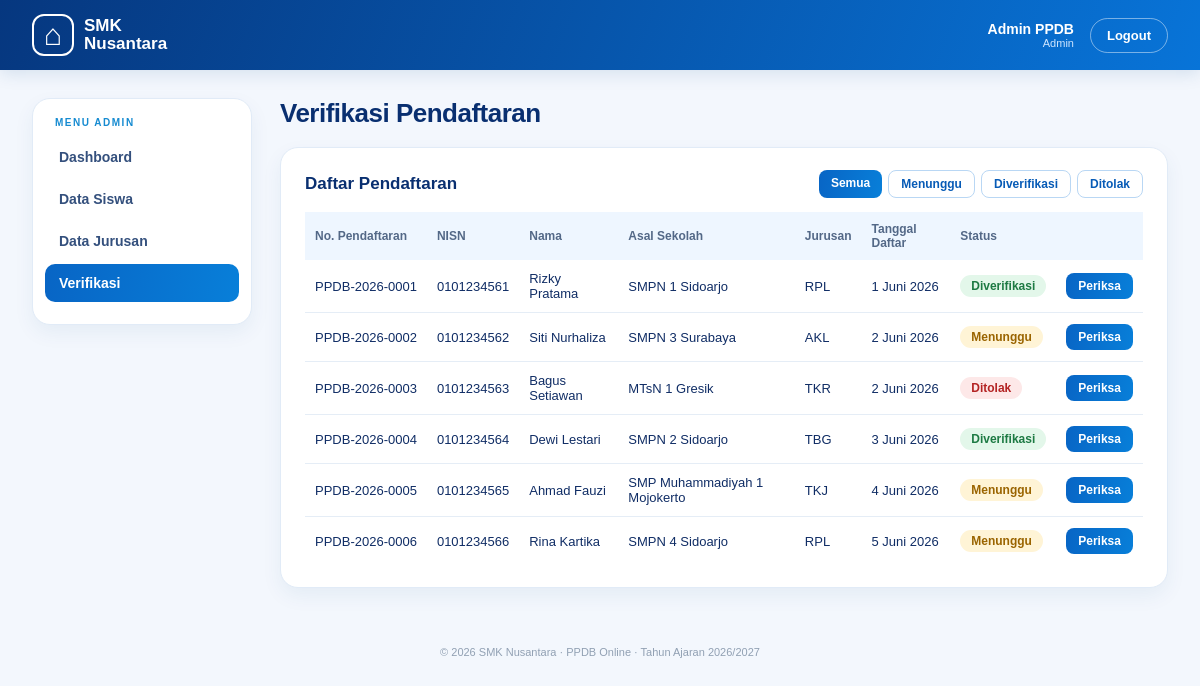
The app's page /admin/verifikasi.php (signed in) with its own data.
### tables this page shows
CREATE TABLE pendaftaran (
  id_pendaftaran INT AUTO_INCREMENT PRIMARY KEY,
  id_siswa INT NOT NULL,
  id_jurusan INT NOT NULL,
  tahun_ajaran VARCHAR(9) NOT NULL,
  tanggal_daftar DATETIME NOT NULL,
  status ENUM('Menunggu', 'Diverifikasi', 'Ditolak') NOT NULL DEFAULT 'Menunggu',
  UNIQUE (id_siswa, tahun_ajaran),
  FOREIGN KEY (id_siswa) REFERENCES siswa(id_siswa) ON DELETE CASCADE,
  FOREIGN KEY (id_jurusan) REFERENCES jurusan(id_jurusan) ON DELETE RESTRICT
);

CREATE TABLE siswa (
  id_siswa INT AUTO_INCREMENT PRIMARY KEY,
  id_user INT NOT NULL UNIQUE,
  nisn CHAR(10) NOT NULL UNIQUE,
  nama_lengkap VARCHAR(100) NOT NULL,
  jenis_kelamin ENUM('Laki-laki', 'Perempuan') NULL,
  tempat_lahir VARCHAR(50) NULL,
  tanggal_lahir DATE NULL,
  alamat VARCHAR(255) NULL,
  asal_sekolah VARCHAR(100) NULL,
  no_hp VARCHAR(20) NOT NULL,
  FOREIGN KEY (id_user) REFERENCES users(id_user) ON DELETE CASCADE
);

CREATE TABLE jurusan (
  id_jurusan INT AUTO_INCREMENT PRIMARY KEY,
  kode_jurusan VARCHAR(10) NOT NULL UNIQUE,
  nama_jurusan VARCHAR(100) NOT NULL,
  kuota INT NOT NULL,
  deskripsi VARCHAR(255) NULL,
  aktif TINYINT(1) NOT NULL DEFAULT 1
);

### admin/verifikasi.php (the view, shortened to what this page needs)
<?php
require_once '../includes/fungsi.php';
$filter = $_GET['status'] ?? '';
$daftar_status = ['Menunggu', 'Diverifikasi', 'Ditolak'];
$sql = "SELECT p.*, s.nisn, s.nama_lengkap, s.asal_sekolah, j.kode_jurusan
    FROM pendaftaran p JOIN siswa s ON s.id_siswa = p.id_siswa JOIN jurusan j ON j.id_jurusan = p.id_jurusan
    WHERE p.tahun_ajaran = ?";
$param = [TAHUN_AJARAN];
$sql .= " ORDER BY p.tanggal_daftar";
$stmt = $pdo->prepare($sql);
$stmt->execute($param);
$data = $stmt->fetchAll();
include '../includes/header.php';
?>
<div class="panel">
  <div class="panel-head">
    <h2>Daftar Pendaftaran</h2>
    <div class="aksi">
      <a href="verifikasi.php" class="btn btn-kecil <?= $filter === '' ? 'btn-primary' : 'btn-outline' ?>">Semua</a>
      <?php foreach ($daftar_status as $st): ?>
        <a href="verifikasi.php?status=<?= $st ?>" class="btn btn-kecil <?= $filter === $st ? 'btn-primary' : 'btn-outline' ?>"><?= $st ?></a>
      <?php endforeach; ?>
    </div>
  </div>
  <table class="tabel">
    <tr><th>No. Pendaftaran</th><th>NISN</th><th>Nama</th><th>Asal Sekolah</th><th>Jurusan</th><th>Tanggal Daftar</th><th>Status</th><th></th></tr>
    <?php foreach ($data as $d): ?>
    <tr>
      <td><?= nomor_pendaftaran($d['id_pendaftaran']) ?></td>
      <td><?= e($d['nisn']) ?></td>
      <td><?= e($d['nama_lengkap']) ?></td>
      <td><?= e($d['asal_sekolah']) ?></td>
      <td><?= e($d['kode_jurusan']) ?></td>
      <td><?= tanggal_indo($d['tanggal_daftar']) ?></td>
      <td><?= badge_status($d['status']) ?></td>
      <td><a href="verifikasi-detail.php?id=<?= $d['id_pendaftaran'] ?>" class="btn btn-primary btn-kecil">Periksa</a></td>
    </tr>
    <?php endforeach; ?>
  </table>
</div>
<?php include '../includes/footer.php'; ?>

### includes/fungsi.php (shortened to what this page needs)
<?php
function e($teks)
{
    return htmlspecialchars((string) $teks, ENT_QUOTES, 'UTF-8');
}
function nomor_pendaftaran($id_pendaftaran)
{
    return 'PPDB-' . substr(TAHUN_AJARAN, 0, 4) . '-' . str_pad($id_pendaftaran, 4, '0', STR_PAD_LEFT);
}
function badge_status($status)
{
    $warna = ['Menunggu' => 'kuning', 'Diverifikasi' => 'hijau', 'Ditolak' => 'merah'];
    return '<span class="badge badge-' . $warna[$status] . '">' . e($status) . '</span>';
}
function tanggal_indo($tanggal)
{
    $bulan = ['', 'Januari', 'Februari', 'Maret', 'April', 'Mei', 'Juni', 'Juli', 'Agustus', 'September', 'Oktober', 'November', 'Desember'];
    $t = strtotime($tanggal);
    return date('j', $t) . ' ' . $bulan[(int) date('n', $t)] . ' ' . date('Y', $t);
}

### assets/css/dashboard.css (style rules this page uses)
* { box-sizing: border-box; }
body { margin: 0; background: #f3f7fd; color: #102d65; font-family: Arial, Helvetica, sans-serif; font-size: 14px; }
a { color: inherit; text-decoration: none; }
.panel { background: #fff; border: 1px solid #e1ebf7; border-radius: 18px; padding: 22px 24px; box-shadow: 0 8px 20px #164d8010; margin-bottom: 20px; }
.panel h2 { font-size: 17px; margin: 0 0 14px; color: #092f70; }
.panel-head { display: flex; justify-content: space-between; align-items: center; margin-bottom: 14px; }
.panel-head h2 { margin: 0; }
.tabel { width: 100%; border-collapse: collapse; font-size: 13px; }
.tabel th { text-align: left; font-size: 12px; color: #536887; background: #eef6ff; padding: 10px; }
.tabel td { padding: 11px 10px; border-bottom: 1px solid #e5edf6; vertical-align: middle; }
.tabel tr:last-child td { border-bottom: 0; }
.aksi { display: flex; gap: 6px; }
.badge { display: inline-block; padding: 4px 11px; border-radius: 20px; font-size: 12px; font-weight: 800; }
.badge-kuning { background: #fff4d6; color: #9a6400; }
.badge-hijau { background: #e3f7ea; color: #1d7a43; }
.badge-merah { background: #fde8e8; color: #b42323; }
.btn { display: inline-block; border: 0; border-radius: 10px; padding: 10px 18px; font-size: 13px; font-weight: 800; cursor: pointer; font-family: inherit; }
.btn-primary { background: linear-gradient(100deg, #0865c5, #087fd9); color: #fff; }
.btn-outline { background: #fff; border: 1px solid #b9d7f4; color: #075bb6; }
.btn-kecil { padding: 6px 12px; font-size: 12px; border-radius: 8px; }
.tabel td:first-child { white-space: nowrap; }

### records on screen
pendaftaran: id_pendaftaran "PPDB-2026-0001", id_siswa.nisn "0101234561", id_siswa.nama_lengkap "Rizky Pratama", id_siswa.asal_sekolah "SMPN 1 Sidoarjo", id_jurusan.kode_jurusan "RPL", tanggal_daftar "1 Juni 2026", status "Diverifikasi"
pendaftaran: id_pendaftaran "PPDB-2026-0002", id_siswa.nisn "0101234562", id_siswa.nama_lengkap "Siti Nurhaliza", id_siswa.asal_sekolah "SMPN 3 Surabaya", id_jurusan.kode_jurusan "AKL", tanggal_daftar "2 Juni 2026", status "Menunggu"
pendaftaran: id_pendaftaran "PPDB-2026-0003", id_siswa.nisn "0101234563", id_siswa.nama_lengkap "Bagus Setiawan", id_siswa.asal_sekolah "MTsN 1 Gresik", id_jurusan.kode_jurusan "TKR", tanggal_daftar "2 Juni 2026", status "Ditolak"
pendaftaran: id_pendaftaran "PPDB-2026-0004", id_siswa.nisn "0101234564", id_siswa.nama_lengkap "Dewi Lestari", id_siswa.asal_sekolah "SMPN 2 Sidoarjo", id_jurusan.kode_jurusan "TBG", tanggal_daftar "3 Juni 2026", status "Diverifikasi"
pendaftaran: id_pendaftaran "PPDB-2026-0005", id_siswa.nisn "0101234565", id_siswa.nama_lengkap "Ahmad Fauzi", id_siswa.asal_sekolah "SMP Muhammadiyah 1 Mojokerto", id_jurusan.kode_jurusan "TKJ", tanggal_daftar "4 Juni 2026", status "Menunggu"
pendaftaran: id_pendaftaran "PPDB-2026-0006", id_siswa.nisn "0101234566", id_siswa.nama_lengkap "Rina Kartika", id_siswa.asal_sekolah "SMPN 4 Sidoarjo", id_jurusan.kode_jurusan "RPL", tanggal_daftar "5 Juni 2026", status "Menunggu"

### other values on screen
$_SESSION['nama'] "Admin PPDB"
$item[1] "Dashboard"
$item[1] "Data Siswa"
$item[1] "Data Jurusan"
$item[1] "Verifikasi"
$judul "Verifikasi Pendaftaran"
$st "Menunggu"
$st "Diverifikasi"
$st "Ditolak"
TAHUN_AJARAN "2026/2027"
